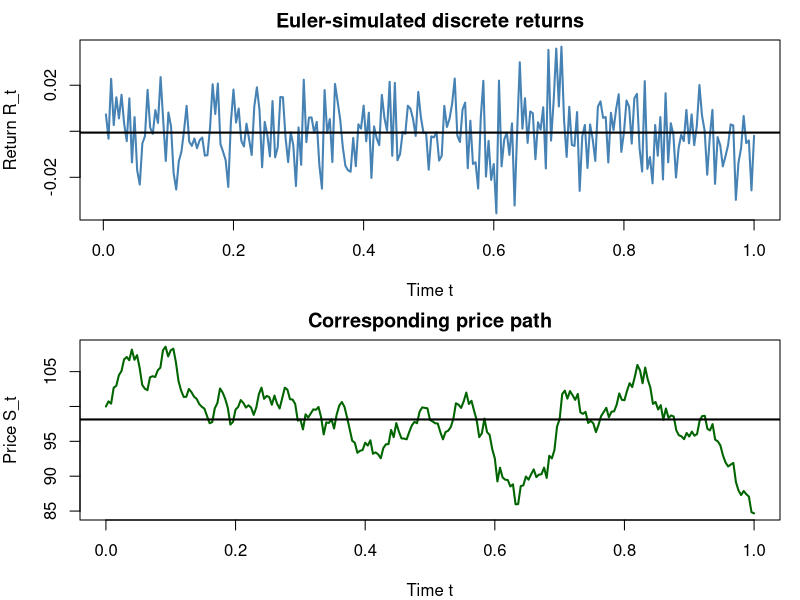
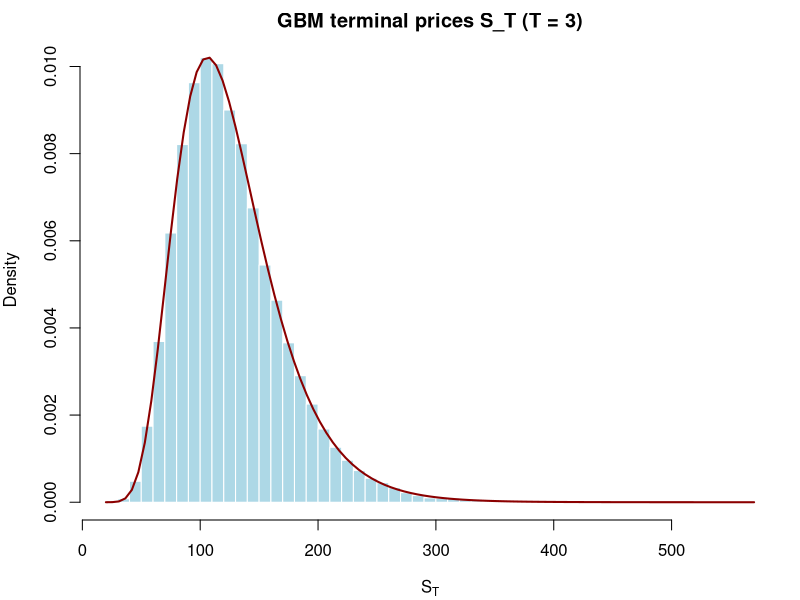

Recreate these plots in R, in order.
# ============================================================
# Problem Set 1 — Exercise 1
# ============================================================
# ---------- Inputs ----------
S0    <- 100
mu    <- 0.08
sigma <- 0.20
T     <- 1
s     <- 250

dt    <- 1 / s
steps <- T * s
tgrid <- seq(0, T, by = dt)   # length = steps + 1

# ============================================================
# (a) One path, Euler returns + price path
# ============================================================
set.seed(13)

Z  <- rnorm(steps, mean = 0, sd = 1)     # Z_t ~ N(0,1)
dW <- sqrt(dt) * Z                       # dW_t ~ N(0, dt)
Wt <- c(0, cumsum(dW))                   # Brownian path levels W_t

Rt <- mu * dt + sigma * dW               # Euler discrete returns
St <- c(S0, S0 * cumprod(1 + Rt))        # Price path via discrete compounding

# Plot: returns (top) and prices (bottom)
par(mfrow = c(2, 1), mar = c(4, 4, 2, 1))

plot(tgrid[-1], Rt, type = "l", col = "steelblue", lwd = 2,
     xlab = "Time t", ylab = "Return R_t", main = "Euler-simulated discrete returns")
abline(h = mean(Rt), col = "black", lwd = 2)

plot(tgrid, St, type = "l", col = "darkgreen", lwd = 2,
     xlab = "Time t", ylab = "Price S_t", main = "Corresponding price path")
abline(h = mean(St), col = "black", lwd = 2)

par(mfrow = c(1, 1))   # reset so subsequent plots are standalone

# ============================================================
# (b) mu_hat from the single path
# ============================================================
R_bar  <- mean(Rt)
mu_hat <- (1 / dt) * R_bar   # = 250 * R_bar since dt = 1/250

mu_muHat_abs_diff <- abs(mu - mu_hat)

# ============================================================
# (c) N = 10,000 independent return paths 
# ============================================================
set.seed(13)   # required by the problem set

N_paths <- 10000

Z_mat  <- matrix(rnorm(steps * N_paths, mean = 0, sd = 1), nrow = steps, ncol = N_paths)
dW_mat <- sqrt(dt) * Z_mat
R_mat  <- mu * dt + sigma * dW_mat

mu_hat_mc <- (1 / dt) * mean(R_mat)      # = 250 * mean(R_mat)

mu_muHatmc_abs_diff     <- abs(mu - mu_hat_mc)
muHat_muHatmc_abs_diff  <- abs(mu_hat - mu_hat_mc)

# ============================================================
# (d) Exact solution, N = 10,000 terminal prices at T = 3
# ============================================================
set.seed(13)

S0      <- 100
mu      <- 0.08
sigma   <- 0.20
T       <- 3
N_paths <- 100000

W_T <- rnorm(N_paths, mean = 0, sd = 1)  
# formula *1) (see below)
S_T <- S0 * exp((mu - 0.5 * sigma^2) * T +     # GBM approximation formula
                sigma * sqrt(T) * W_T)

hist(S_T, breaks = 60, col = "lightblue", border = "white",
     freq = FALSE,
     main = "GBM terminal prices S_T (T = 3)",
     xlab = expression(S[T]))

mu_log    <- log(S0) + (mu - 0.5 * sigma^2) * T
sigma_log <- sigma * sqrt(T)
curve(dlnorm(x, meanlog = mu_log, sdlog = sigma_log), add = TRUE,
      col = "darkred", lwd = 2)

S_T_sample_mean <- mean(S_T)
S_T_theoretical <- S0 * exp(mu * T)
S_T_mean_diff      <- S_T_sample_mean - S_T_theoretical
S_T_abs_mean_diff  <- abs(S_T_mean_diff)
# Comment: 
# Shape: the histogram indicates a log normal distribution.
# This since W_T is sampled from a normal dist. and then taken exponentially in
# the formula *1). This results in a log-normal dist. See also the PDF
# as a black curve with the parameters implied by the model.
# Obviously we expect a (small) difference between the analytical closed-form 
# solution and the Monte Carlo approixmation approach. The abs diff of ~0.07 
# is in my opinion small w.r.t to the total value of ~127. 
